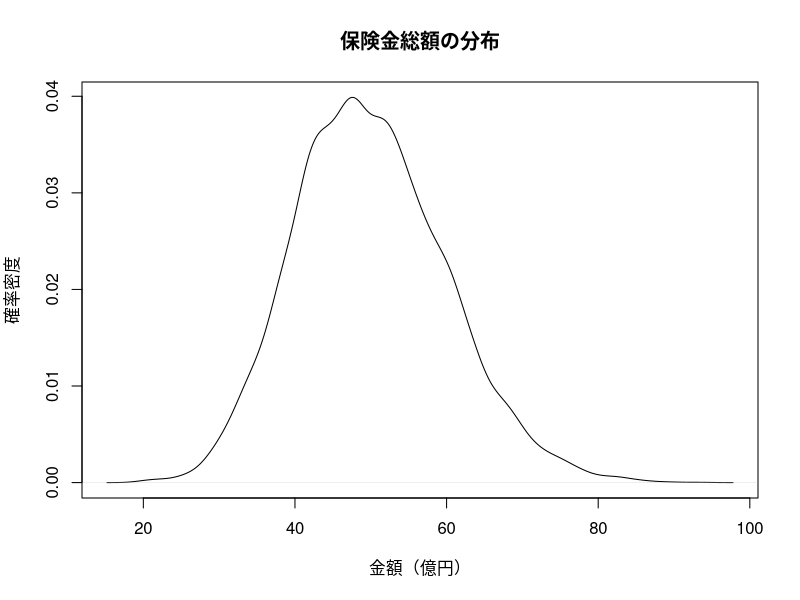

Reproduce this figure in R.
# 保険金支払額のシミュレーション
## コンフィグ
n_sim <- 10000  # シミュレーション回数
n_pop <- 1000  # 母集団のサイズ
set.seed(12345)

## 保険金額のベクトルを生成する関数の定義
generate_claims <- function(n, prob, shape, scale) {
  occur <- rbinom(n=n, size=1, prob=prob)
  amount <- rgamma(n=n, shape=1, scale=1)
  claim <- occur * amount  # 長さn_popのベクトルの要素ごとの掛け算
  return(claim)  # or simply `claim`
}

## 保険金総額の分布をシミュレーション
total_claims <- NULL  # `NULL` = `c()` = "長さ0のベクトル"
for (i in seq(n_sim)) {
  claims <- generate_claims(n_pop,
                            prob=0.05,
                            shape=1,
                            scale=1)
  total_claim <- sum(claims)
  total_claims <- c(total_claims, total_claim)  # 最後に連結
}

plot(density(total_claims),
     main="保険金総額の分布",
     xlab="金額（億円）",
     ylab="確率密度")
